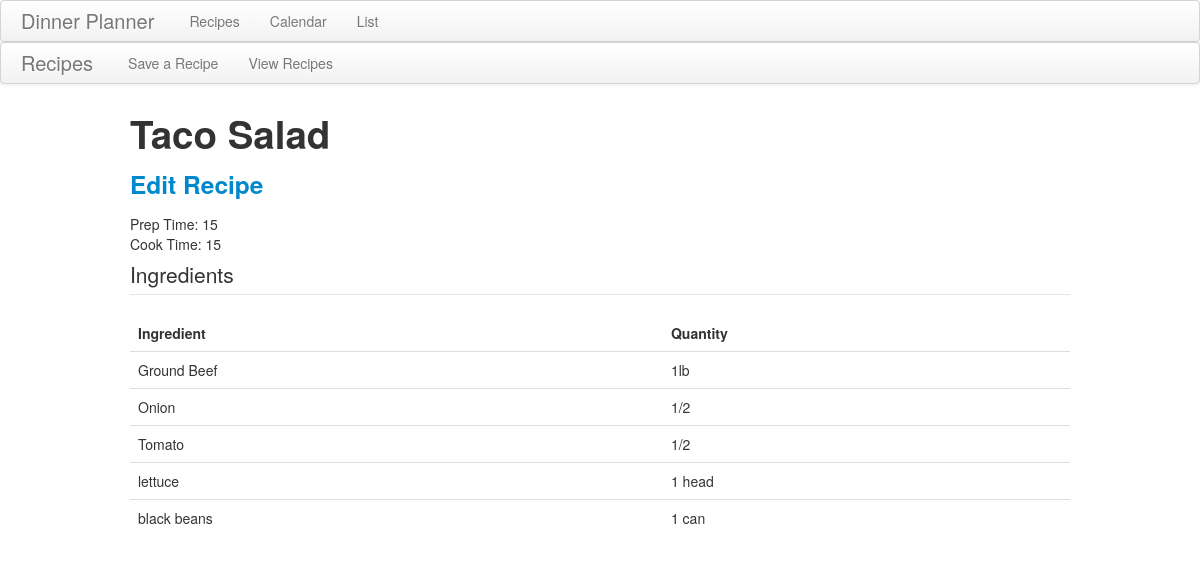
The page /recipes/view/1 on the database as committed earlier.
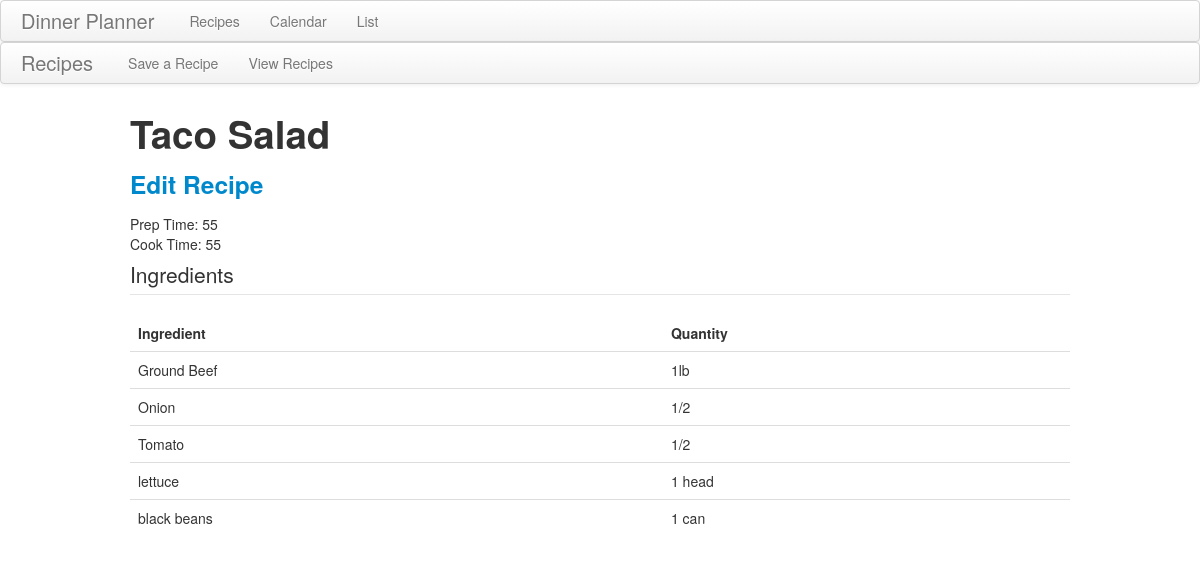
The same page on the database as committed later.
### recipes/models.py (models this page shows)
class recipe(models.Model):
	title = models.CharField(max_length = 100)
	prep_time = models.CharField(max_length = 50)
	cook_time = models.CharField(max_length = 50)
	ingredients = models.TextField()
	url = models.TextField(null=True)

### recipes/views.py (the view)
# urls.py: url(r'^view/(.*)$', views.recipe_view_specific, name='recipe_view_specific'),
def recipe_view_specific(request, params):
	recipe = r.objects.get(pk=params)
	context = {}
	context['recipe'] = recipe
	context['ingredients'] = json.loads(recipe.ingredients)
	return render_to_response('recipe_view_specific.html', context, context_instance = RequestContext(request))

### recipes/templates/recipe_view_specific.html
{% extends 'recipe_template.html' %}
{% block main %}
<h1>{{recipe.title}}</h1>
<h3><a href="/recipes/edit/{{recipe.pk}}">Edit Recipe</a></h3>
<div id="prep_time">Prep Time:   {{recipe.prep_time}}</div>
<div id="cook_time">Cook Time:   {{recipe.cook_time}}</div>
<div id="items">
	<legend>Ingredients</legend>
	<table class="table">
		<thead>
			<th>Ingredient</th>
			<th>Quantity</th>
		</thead>
		<tbody>
			{% for ingredient in ingredients %}
				{% for ingred, quant in ingredient.items %}
					<tr>
						<td>{{ingred}}</td>
						<td>{{quant}}</td>
					</tr>
				{% endfor %}
			{% endfor %}
		</tbody>
	</table>
</div>
{% endblock %}

Rows that differ between the two databases and show on the page:
changed recipe "Taco Salad": prep_time "15" → "55"; cook_time "15" → "55"
